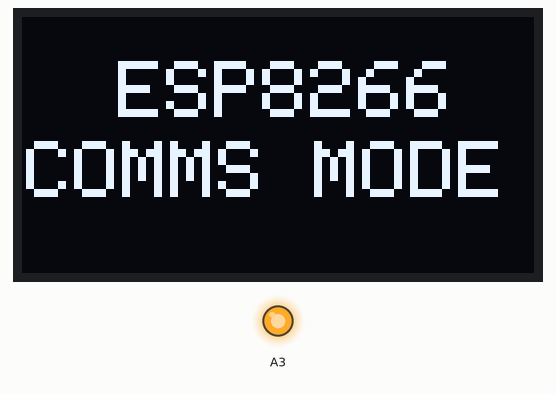
Recording of a sketch running on a simulated Arduino Uno, built with avr-gcc and run on an emulated ATmega328P. On the bench: 128×64 one-colour display, output pins drawn as LEDs (lit = HIGH). Wiring (inferred from the names in the program): SSD1306 OLED at I2C address 0x3C. At 20.2 s the program stops and its outputs stay as they are.

Above: at 0.2 s.

The sketch:

piccolino_esp8266_mode.ino
```cpp
#include <Wire.h>
#include <Piccolino_OLED.h>

Piccolino_OLED display; // our OLED object

void setup()
{
  display.begin();

  // Enable wifi and sleep
  pinMode(A3,OUTPUT);
  digitalWrite(A3,HIGH);
  // float 6,7 (rx,tx)
  pinMode(6,INPUT);
  pinMode(7,INPUT);
}

void loop()
{
  display.clear();
  display.setTextSize(2);
  display.setCursor(23,10);
  display.print("ESP8266");
  display.setCursor(0,30);
  display.print("COMMS MODE");
  display.update();

  //idle forever
  while(1)
    delay(10000);

}
```
